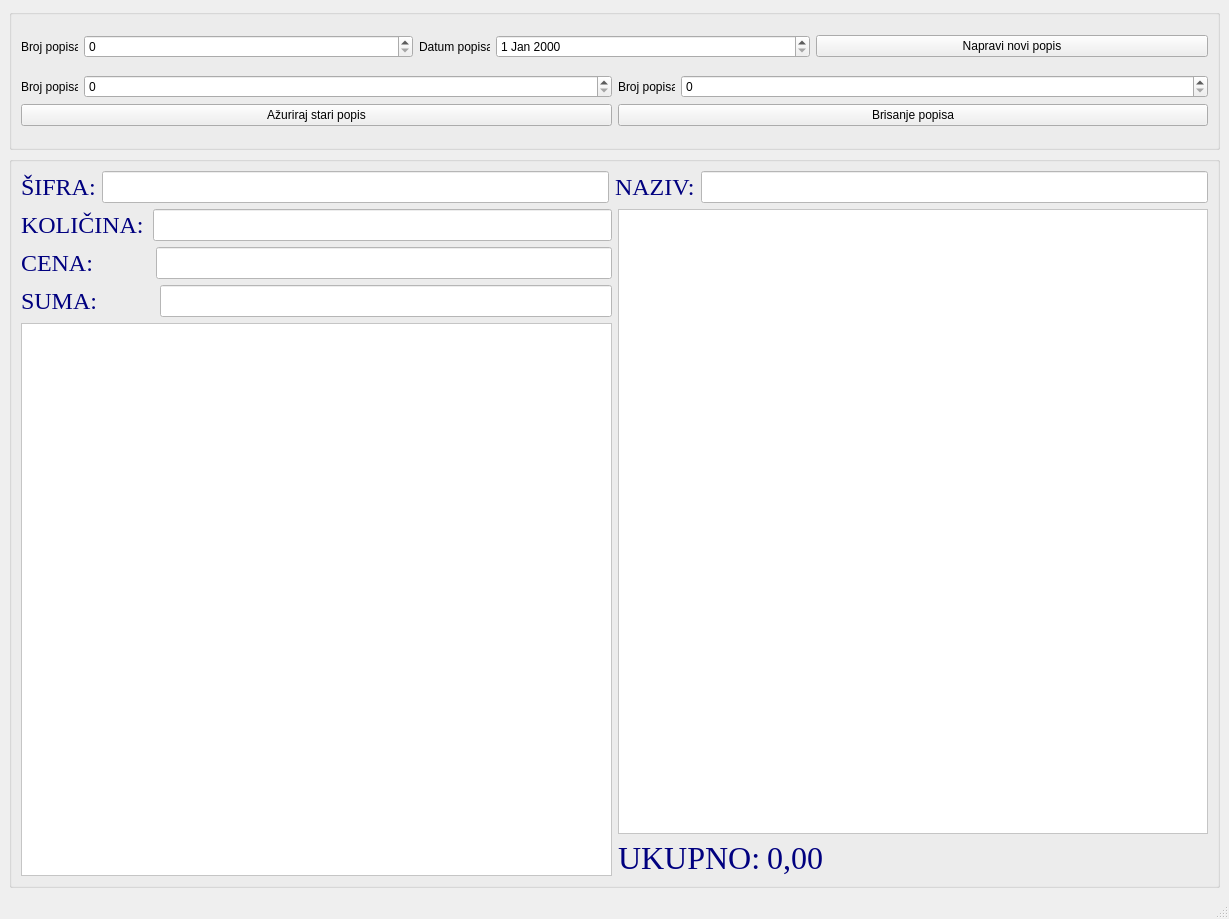
<?xml version="1.0" encoding="UTF-8"?>
<ui version="4.0">
 <class>FormaPopis</class>
 <widget class="QMainWindow" name="FormaPopis">
  <property name="geometry">
   <rect>
    <x>0</x>
    <y>0</y>
    <width>1229</width>
    <height>919</height>
   </rect>
  </property>
  <property name="windowTitle">
   <string>Popis</string>
  </property>
  <widget class="QWidget" name="centralwidget">
   <layout class="QGridLayout" name="gridLayout_2">
    <item row="1" column="0">
     <layout class="QGridLayout" name="gridLayout">
      <item row="1" column="0">
       <widget class="QGroupBox" name="groupBox_2">
        <property name="enabled">
         <bool>true</bool>
        </property>
        <property name="title">
         <string/>
        </property>
        <layout class="QGridLayout" name="gridLayout_28">
         <item row="0" column="0">
          <layout class="QGridLayout" name="gridLayout_27">
           <item row="0" column="0">
            <layout class="QGridLayout" name="gridLayout_26">
             <item row="0" column="1">
              <widget class="QLineEdit" name="lineEdit_29">
               <property name="minimumSize">
                <size>
                 <width>130</width>
                 <height>0</height>
                </size>
               </property>
               <property name="font">
                <font>
                 <family>Times New Roman</family>
                 <pointsize>16</pointsize>
                </font>
               </property>
               <property name="styleSheet">
                <string notr="true">color: rgb(0, 0, 127);
background-color: rgb(255, 255, 255);</string>
               </property>
              </widget>
             </item>
             <item row="0" column="2">
              <widget class="QLabel" name="label_41">
               <property name="font">
                <font>
                 <family>Times New Roman</family>
                 <pointsize>18</pointsize>
                </font>
               </property>
               <property name="styleSheet">
                <string notr="true">color: rgb(0, 0, 127);</string>
               </property>
               <property name="text">
                <string>NAZIV:</string>
               </property>
              </widget>
             </item>
             <item row="0" column="3">
              <widget class="QLineEdit" name="lineEdit_30">
               <property name="enabled">
                <bool>true</bool>
               </property>
               <property name="minimumSize">
                <size>
                 <width>441</width>
                 <height>0</height>
                </size>
               </property>
               <property name="font">
                <font>
                 <family>Times New Roman</family>
                 <pointsize>16</pointsize>
                </font>
               </property>
               <property name="focusPolicy">
                <enum>Qt::ClickFocus</enum>
               </property>
               <property name="styleSheet">
                <string notr="true">color: rgb(0, 0, 127);
background-color: rgb(255, 255, 255);</string>
               </property>
               <property name="readOnly">
                <bool>false</bool>
               </property>
              </widget>
             </item>
             <item row="0" column="0">
              <widget class="QLabel" name="label_42">
               <property name="font">
                <font>
                 <family>Times New Roman</family>
                 <pointsize>18</pointsize>
                </font>
               </property>
               <property name="styleSheet">
                <string notr="true">color: rgb(0, 0, 127);</string>
               </property>
               <property name="text">
                <string>ŠIFRA:</string>
               </property>
              </widget>
             </item>
            </layout>
           </item>
           <item row="1" column="0">
            <layout class="QGridLayout" name="gridLayout_23" columnstretch="1,1">
             <item row="0" column="0">
              <layout class="QGridLayout" name="gridLayout_24">
               <item row="0" column="0">
                <layout class="QHBoxLayout" name="horizontalLayout_22" stretch="0,0,1">
                 <item>
                  <widget class="QLabel" name="label_36">
                   <property name="font">
                    <font>
                     <family>Times New Roman</family>
                     <pointsize>18</pointsize>
                    </font>
                   </property>
                   <property name="styleSheet">
                    <string notr="true">color: rgb(0, 0, 127);</string>
                   </property>
                   <property name="text">
                    <string>KOLIČINA:</string>
                   </property>
                  </widget>
                 </item>
                 <item>
                  <spacer name="horizontalSpacer_16">
                   <property name="orientation">
                    <enum>Qt::Horizontal</enum>
                   </property>
                   <property name="sizeType">
                    <enum>QSizePolicy::Fixed</enum>
                   </property>
                   <property name="sizeHint" stdset="0">
                    <size>
                     <width>3</width>
                     <height>20</height>
                    </size>
                   </property>
                  </spacer>
                 </item>
                 <item>
                  <widget class="QLineEdit" name="lineEdit_26">
                   <property name="minimumSize">
                    <size>
                     <width>120</width>
                     <height>0</height>
                    </size>
                   </property>
                   <property name="font">
                    <font>
                     <family>Times New Roman</family>
                     <pointsize>16</pointsize>
                    </font>
                   </property>
                   <property name="styleSheet">
                    <string notr="true">color: rgb(0, 0, 127);
background-color: rgb(255, 255, 255);</string>
                   </property>
                  </widget>
                 </item>
                </layout>
               </item>
               <item row="1" column="0">
                <layout class="QHBoxLayout" name="horizontalLayout_23" stretch="0,0,1">
                 <item>
                  <widget class="QLabel" name="label_37">
                   <property name="font">
                    <font>
                     <family>Times New Roman</family>
                     <pointsize>18</pointsize>
                    </font>
                   </property>
                   <property name="styleSheet">
                    <string notr="true">color: rgb(0, 0, 127);</string>
                   </property>
                   <property name="text">
                    <string>CENA:</string>
                   </property>
                  </widget>
                 </item>
                 <item>
                  <spacer name="horizontalSpacer_17">
                   <property name="orientation">
                    <enum>Qt::Horizontal</enum>
                   </property>
                   <property name="sizeType">
                    <enum>QSizePolicy::Fixed</enum>
                   </property>
                   <property name="sizeHint" stdset="0">
                    <size>
                     <width>57</width>
                     <height>20</height>
                    </size>
                   </property>
                  </spacer>
                 </item>
                 <item>
                  <widget class="QLineEdit" name="lineEdit_27">
                   <property name="minimumSize">
                    <size>
                     <width>120</width>
                     <height>0</height>
                    </size>
                   </property>
                   <property name="font">
                    <font>
                     <family>Times New Roman</family>
                     <pointsize>16</pointsize>
                    </font>
                   </property>
                   <property name="styleSheet">
                    <string notr="true">color: rgb(0, 0, 127);
background-color: rgb(255, 255, 255);</string>
                   </property>
                  </widget>
                 </item>
                </layout>
               </item>
               <item row="2" column="0">
                <layout class="QHBoxLayout" name="horizontalLayout_24" stretch="0,0,1">
                 <item>
                  <widget class="QLabel" name="label_38">
                   <property name="font">
                    <font>
                     <family>Times New Roman</family>
                     <pointsize>18</pointsize>
                    </font>
                   </property>
                   <property name="styleSheet">
                    <string notr="true">color: rgb(0, 0, 127);</string>
                   </property>
                   <property name="text">
                    <string>SUMA:</string>
                   </property>
                  </widget>
                 </item>
                 <item>
                  <spacer name="horizontalSpacer_18">
                   <property name="orientation">
                    <enum>Qt::Horizontal</enum>
                   </property>
                   <property name="sizeType">
                    <enum>QSizePolicy::Fixed</enum>
                   </property>
                   <property name="sizeHint" stdset="0">
                    <size>
                     <width>57</width>
                     <height>20</height>
                    </size>
                   </property>
                  </spacer>
                 </item>
                 <item>
                  <widget class="QLineEdit" name="lineEdit_28">
                   <property name="minimumSize">
                    <size>
                     <width>120</width>
                     <height>0</height>
                    </size>
                   </property>
                   <property name="font">
                    <font>
                     <family>Times New Roman</family>
                     <pointsize>16</pointsize>
                    </font>
                   </property>
                   <property name="focusPolicy">
                    <enum>Qt::NoFocus</enum>
                   </property>
                   <property name="styleSheet">
                    <string notr="true">color: rgb(0, 0, 127);
background-color: rgb(255, 255, 255);</string>
                   </property>
                   <property name="readOnly">
                    <bool>true</bool>
                   </property>
                  </widget>
                 </item>
                </layout>
               </item>
               <item row="3" column="0">
                <widget class="QListWidget" name="listWidget_6">
                 <property name="minimumSize">
                  <size>
                   <width>267</width>
                   <height>200</height>
                  </size>
                 </property>
                 <property name="focusPolicy">
                  <enum>Qt::NoFocus</enum>
                 </property>
                 <property name="styleSheet">
                  <string notr="true">color: rgb(0, 0, 127);
background-color: rgb(255, 255, 255);</string>
                 </property>
                 <property name="lineWidth">
                  <number>1</number>
                 </property>
                 <property name="autoScroll">
                  <bool>true</bool>
                 </property>
                 <property name="dragDropOverwriteMode">
                  <bool>false</bool>
                 </property>
                 <property name="movement">
                  <enum>QListView::Snap</enum>
                 </property>
                 <property name="isWrapping" stdset="0">
                  <bool>false</bool>
                 </property>
                 <property name="batchSize">
                  <number>50000</number>
                 </property>
                 <property name="sortingEnabled">
                  <bool>false</bool>
                 </property>
                </widget>
               </item>
              </layout>
             </item>
             <item row="0" column="1">
              <layout class="QGridLayout" name="gridLayout_25">
               <item row="0" column="0">
                <widget class="QTableView" name="tableView_6">
                 <property name="minimumSize">
                  <size>
                   <width>470</width>
                   <height>270</height>
                  </size>
                 </property>
                 <property name="focusPolicy">
                  <enum>Qt::NoFocus</enum>
                 </property>
                 <property name="styleSheet">
                  <string notr="true">color: rgb(0, 0, 127);
background-color: rgb(255, 255, 255);</string>
                 </property>
                </widget>
               </item>
               <item row="1" column="0">
                <layout class="QHBoxLayout" name="horizontalLayout_25" stretch="0,1">
                 <item>
                  <widget class="QLabel" name="label_39">
                   <property name="font">
                    <font>
                     <family>Times New Roman</family>
                     <pointsize>24</pointsize>
                    </font>
                   </property>
                   <property name="styleSheet">
                    <string notr="true">color: rgb(0, 0, 127);</string>
                   </property>
                   <property name="text">
                    <string>UKUPNO:</string>
                   </property>
                  </widget>
                 </item>
                 <item>
                  <widget class="QLabel" name="label_40">
                   <property name="minimumSize">
                    <size>
                     <width>310</width>
                     <height>0</height>
                    </size>
                   </property>
                   <property name="font">
                    <font>
                     <family>Times New Roman</family>
                     <pointsize>24</pointsize>
                    </font>
                   </property>
                   <property name="styleSheet">
                    <string notr="true">color: rgb(0, 0, 127);</string>
                   </property>
                   <property name="text">
                    <string>0,00</string>
                   </property>
                  </widget>
                 </item>
                </layout>
               </item>
              </layout>
             </item>
            </layout>
           </item>
          </layout>
         </item>
        </layout>
        <zorder></zorder>
       </widget>
      </item>
     </layout>
    </item>
    <item row="0" column="0">
     <widget class="QGroupBox" name="groupBox">
      <property name="minimumSize">
       <size>
        <width>0</width>
        <height>141</height>
       </size>
      </property>
      <property name="maximumSize">
       <size>
        <width>16777169</width>
        <height>150</height>
       </size>
      </property>
      <property name="title">
       <string/>
      </property>
      <layout class="QGridLayout" name="gridLayout_29">
       <item row="0" column="0">
        <layout class="QHBoxLayout" name="horizontalLayout">
         <item>
          <layout class="QHBoxLayout" name="horizontalLayout_2">
           <item>
            <widget class="QLabel" name="label_43">
             <property name="maximumSize">
              <size>
               <width>57</width>
               <height>16777215</height>
              </size>
             </property>
             <property name="text">
              <string>Broj popisa:</string>
             </property>
            </widget>
           </item>
           <item>
            <widget class="QSpinBox" name="spinBox"/>
           </item>
          </layout>
         </item>
         <item>
          <layout class="QHBoxLayout" name="horizontalLayout_3">
           <item>
            <widget class="QLabel" name="label_44">
             <property name="maximumSize">
              <size>
               <width>71</width>
               <height>16777215</height>
              </size>
             </property>
             <property name="text">
              <string>Datum popisa:</string>
             </property>
            </widget>
           </item>
           <item>
            <widget class="QDateEdit" name="dateEdit"/>
           </item>
          </layout>
         </item>
         <item>
          <layout class="QVBoxLayout" name="verticalLayout_3">
           <item>
            <widget class="QPushButton" name="pushButton">
             <property name="text">
              <string>Napravi novi popis</string>
             </property>
            </widget>
           </item>
          </layout>
         </item>
        </layout>
       </item>
       <item row="1" column="0">
        <layout class="QHBoxLayout" name="horizontalLayout_4">
         <item>
          <layout class="QVBoxLayout" name="verticalLayout">
           <item>
            <layout class="QHBoxLayout" name="horizontalLayout_5">
             <item>
              <widget class="QLabel" name="label_45">
               <property name="maximumSize">
                <size>
                 <width>57</width>
                 <height>16777215</height>
                </size>
               </property>
               <property name="text">
                <string>Broj popisa:</string>
               </property>
              </widget>
             </item>
             <item>
              <widget class="QSpinBox" name="spinBox_2"/>
             </item>
            </layout>
           </item>
           <item>
            <widget class="QPushButton" name="pushButton_2">
             <property name="text">
              <string>Ažuriraj stari popis</string>
             </property>
            </widget>
           </item>
          </layout>
         </item>
         <item>
          <layout class="QVBoxLayout" name="verticalLayout_4">
           <item>
            <layout class="QHBoxLayout" name="horizontalLayout_8">
             <item>
              <widget class="QLabel" name="label_48">
               <property name="maximumSize">
                <size>
                 <width>57</width>
                 <height>16777215</height>
                </size>
               </property>
               <property name="text">
                <string>Broj popisa:</string>
               </property>
              </widget>
             </item>
             <item>
              <widget class="QSpinBox" name="spinBox_5"/>
             </item>
            </layout>
           </item>
           <item>
            <widget class="QPushButton" name="pushButton_4">
             <property name="text">
              <string>Brisanje popisa</string>
             </property>
            </widget>
           </item>
          </layout>
         </item>
        </layout>
       </item>
      </layout>
     </widget>
    </item>
   </layout>
  </widget>
  <widget class="QMenuBar" name="menubar">
   <property name="geometry">
    <rect>
     <x>0</x>
     <y>0</y>
     <width>1229</width>
     <height>21</height>
    </rect>
   </property>
  </widget>
  <widget class="QStatusBar" name="statusbar"/>
 </widget>
 <resources/>
 <connections/>
</ui>
